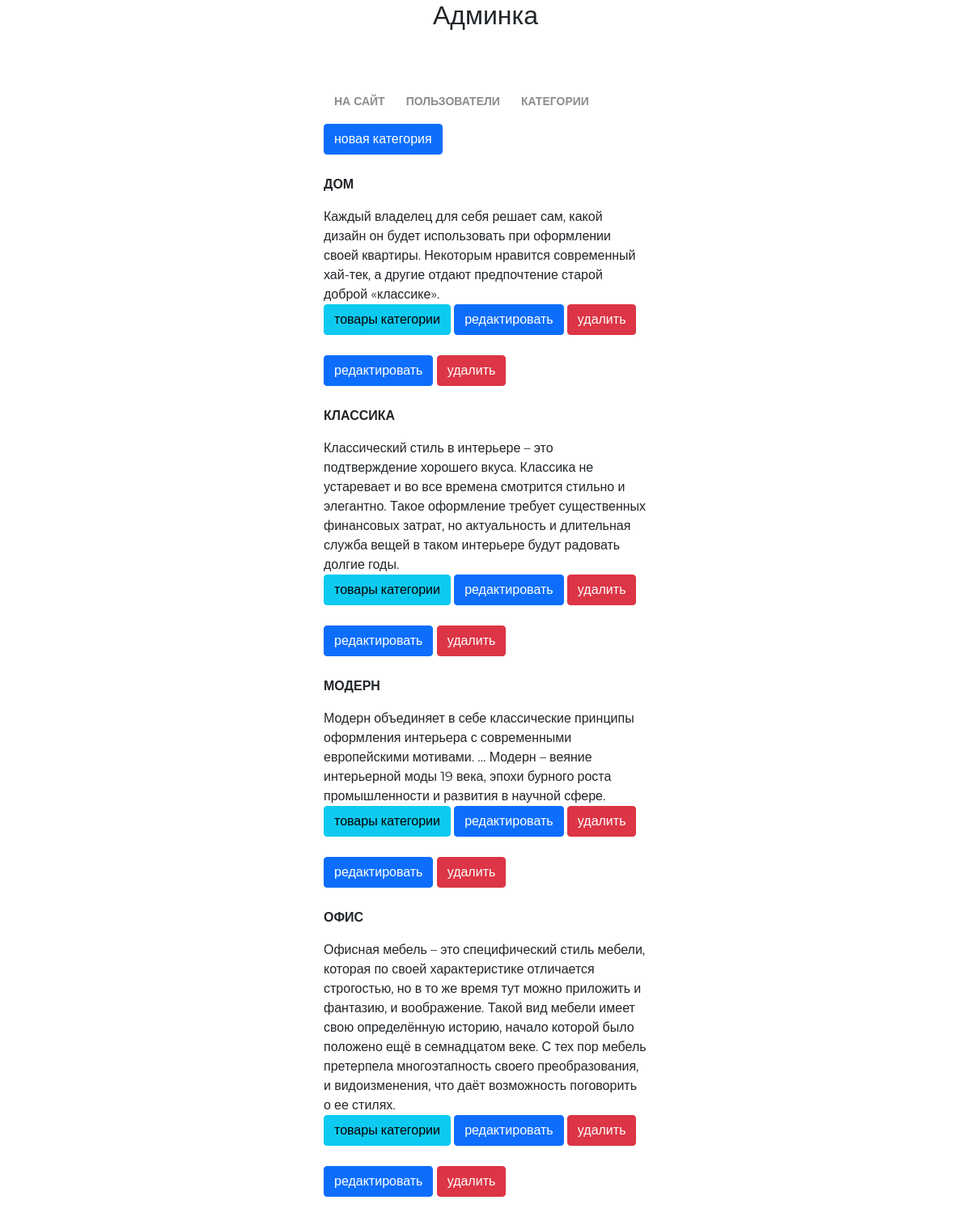
The app's page /my/admin/categories/ (signed in) with its own data.
### mainapp/models.py (models this page shows, shortened)
class ProductCategory(models.Model):
    name = models.CharField(
        'имя',
        max_length=64,
        unique=True,
    )
    description = models.TextField(
        'описание',
        blank=True,
    )
    created = models.DateTimeField(auto_now_add=True)
    updated = models.DateTimeField(auto_now=True)
    is_active = models.BooleanField('активность', default=True)
    class Meta:
        verbose_name = 'категория продукта'
        verbose_name_plural = 'категории продукта'
        ordering = ['name']

### adminapp/views.py (the view)
# urls.py: path('categories/', adminapp.ProductCategoryList.as_view(), name='categories'),
class ProductCategoryList(SuperUserOnlyMixin, PageTitleMixin, ListView):
    model = ProductCategory
    page_title = 'категории'

### adminapp/views.py (called while the page is built)
    @method_decorator(user_passes_test(lambda user: user.is_superuser))
    def dispatch(self, request, *args, **kwargs):
        return super().dispatch(request, *args, **kwargs)

    def get_context_data(self, **kwargs):
        context = super().get_context_data(**kwargs)
        context[self.page_title_key] = self.page_title
        return context

### mainapp/context_processors.py (called while the page is built)
def categories(request):
    return {
        'categories': ProductCategory.objects.all()
    }

### adminapp/templates/mainapp/productcategory_list.html
{% extends 'adminapp/base.html' %}
{% load static %}
{% block container %}
  <div class="users_list mx-auto col-4">
    <a href="{% url 'my_admin:category_create' %}" class="btn btn-primary new_user">
      новая категория
    </a>
    {% for category in object_list %}
      <div class="user_name">
          <p><strong>{{ category.name|upper }}</strong></p>
        </div>
        <div>
        {{ category.description }}
      </div>
    <div class="user_record {% if not category.is_active %}not_active{% endif %}">
      <div class="category_actions">
        <a href="{% url 'my_admin:category_products' category.pk %}" class="btn btn-info">
          товары категории
        </a>
        <a href="{% url 'my_admin:category_update' category.pk %}" class="btn btn-primary">
          редактировать
        </a>
        <a href="{% url 'my_admin:category_delete' category.pk %}" class="btn btn-danger">
          удалить
        </a>
      </div>
      <div class="user_record {% if not category.is_active %}not_active{% endif %}">
        <div class="user_role">
          <a href="{% url 'my_admin:category_update' category.pk %}" class="btn btn-primary">
            редактировать
          </a>
          <a href="{% url 'my_admin:category_delete' category.pk %}" class="btn btn-danger">
            удалить
          </a>
        </div>
    </div>
  </div>
  {% endfor %}
</div>
{% endblock %}

### geekshop/static/style.css (style rules this page uses)
* { margin: 0; padding: 0; }
body { font-family: 'Montserrat', sans-serif; }
html, body { height: 100%; }
.btn { margin-bottom: 25px; }

### records on screen
ProductCategory: name "ДОМ", description "Каждый владелец для себя решает сам, какой дизайн он будет использовать при оформлении своей квартиры. Некоторым нравится современный хай-тек, а другие отдают предпочтение старой доброй «классике»."
ProductCategory: name "КЛАССИКА", description "Классический стиль в интерьере – это подтверждение хорошего вкуса. Классика не устаревает и во все времена смотрится стильно и элегантно. Такое оформление требует существенных финансовых затрат, но актуальность и длительная служба вещей в таком интерьере будут радовать долгие годы."
ProductCategory: name "МОДЕРН", description "Модерн объединяет в себе классические принципы оформления интерьера с современными европейскими мотивами. ... Модерн – веяние интерьерной моды 19 века, эпохи бурного роста промышленности и развития в научной сфере."
ProductCategory: name "ОФИС", description "Офисная мебель – это специфический стиль мебели, которая по своей характеристике отличается строгостью, но в то же время тут можно приложить и фантазию, и воображение. Такой вид мебели имеет свою определённую историю, начало которой было положено ещё в семнадцатом веке. С тех пор мебель претерпела многоэтапность своего преобразования, и видоизменения, что даёт возможность поговорить о ее стилях."
